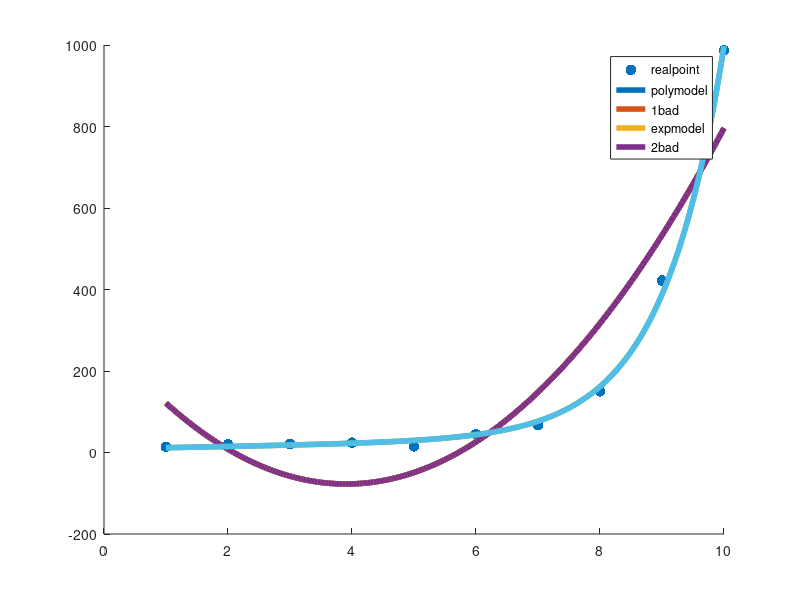

Recreate this plot in MATLAB.
b=[14;20;21;24;15;45;67;150;422;987];

%% poly model
A1=zeros(10,3);
for t=1:10
    A1(t,1)=1;
    A1(t,2)=t;
    A1(t,3)=t*t;
end

[Q1,R1]=qr(A1);
Qtb1=Q1'*b;
x1=R1(1:3,:)\Qtb1(1:3);
cond(A1)
cond(A1'*A1)
x1_bad=(A1'*A1)\(A1'*b);

%% exponential model
A2=zeros(10,3);
for t=1:10
    A2(t,1)=1;
    A2(t,2)=t;
    A2(t,3)=exp(t);
end
[Q2,R2]=qr(A2);
Qtb2=Q2'*b;
x2=R2(1:3,:)\Qtb2(1:3);
x2_bad=(A2'*A2)\(A2'*b);

%% plot
scatter(1:10,b,60,'filled');
hold on
x=linspace(1,10,200);
y1=x1(1)+x*x1(2)+x.*x*x1(3);
y1_bad=x1_bad(1)+x*x1_bad(2)+x.*x*x1_bad(3);
plot(x,y1,'LineWidth',4);
plot(x,y1_bad,'LineWidth',4)
y2=x2(1)+x*x2(2)+exp(x)*x2(3);
y2_bad=x2_bad(1)+x*x2_bad(2)+exp(x)*x2_bad(3);
plot(x,y1,'LineWidth',4);
plot(x,y1_bad,'LineWidth',4)
plot(x,y2,'LineWidth',4);
plot(x,y2_bad,'LineWidth',4)
legend('realpoint','polymodel','1bad','expmodel','2bad')





r1=norm(A1*x1-b,2);
r2=norm(A2*x2-b,2);





